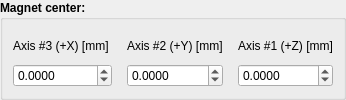
    <widget class="QGroupBox" name="magnetcenter_gb">
     <property name="sizePolicy">
      <sizepolicy hsizetype="Maximum" vsizetype="Preferred">
       <horstretch>0</horstretch>
       <verstretch>0</verstretch>
      </sizepolicy>
     </property>
     <property name="font">
      <font>
       <weight>75</weight>
       <bold>true</bold>
      </font>
     </property>
     <property name="title">
      <string>Magnet center:</string>
     </property>
     <layout class="QGridLayout" name="gridLayout">
      <property name="horizontalSpacing">
       <number>15</number>
      </property>
      <property name="verticalSpacing">
       <number>2</number>
      </property>
      <property name="margin">
       <number>10</number>
      </property>
      <item row="1" column="2">
       <widget class="QDoubleSpinBox" name="centerpos1_sb">
        <property name="font">
         <font>
          <weight>50</weight>
          <bold>false</bold>
         </font>
        </property>
        <property name="decimals">
         <number>4</number>
        </property>
        <property name="minimum">
         <double>-10000.000000000000000</double>
        </property>
        <property name="maximum">
         <double>10000.000000000000000</double>
        </property>
        <property name="singleStep">
         <double>1.000000000000000</double>
        </property>
       </widget>
      </item>
      <item row="1" column="0">
       <widget class="QDoubleSpinBox" name="centerpos3_sb">
        <property name="font">
         <font>
          <weight>50</weight>
          <bold>false</bold>
         </font>
        </property>
        <property name="suffix">
         <string/>
        </property>
        <property name="decimals">
         <number>4</number>
        </property>
        <property name="minimum">
         <double>-10000.000000000000000</double>
        </property>
        <property name="maximum">
         <double>10000.000000000000000</double>
        </property>
        <property name="singleStep">
         <double>1.000000000000000</double>
        </property>
       </widget>
      </item>
      <item row="0" column="2">
       <widget class="QLabel" name="label_17">
        <property name="font">
         <font>
          <weight>50</weight>
          <bold>false</bold>
         </font>
        </property>
        <property name="text">
         <string>Axis #1 (+Z) [mm]</string>
        </property>
       </widget>
      </item>
      <item row="1" column="1">
       <widget class="QDoubleSpinBox" name="centerpos2_sb">
        <property name="font">
         <font>
          <weight>50</weight>
          <bold>false</bold>
         </font>
        </property>
        <property name="decimals">
         <number>4</number>
        </property>
        <property name="minimum">
         <double>-10000.000000000000000</double>
        </property>
        <property name="maximum">
         <double>10000.000000000000000</double>
        </property>
        <property name="singleStep">
         <double>1.000000000000000</double>
        </property>
       </widget>
      </item>
      <item row="0" column="0">
       <widget class="QLabel" name="label_18">
        <property name="font">
         <font>
          <weight>50</weight>
          <bold>false</bold>
         </font>
        </property>
        <property name="text">
         <string>Axis #3 (+X) [mm] </string>
        </property>
       </widget>
      </item>
      <item row="0" column="1">
       <widget class="QLabel" name="label_19">
        <property name="font">
         <font>
          <weight>50</weight>
          <bold>false</bold>
         </font>
        </property>
        <property name="text">
         <string>Axis #2 (+Y) [mm]</string>
        </property>
       </widget>
      </item>
     </layout>
    </widget>
